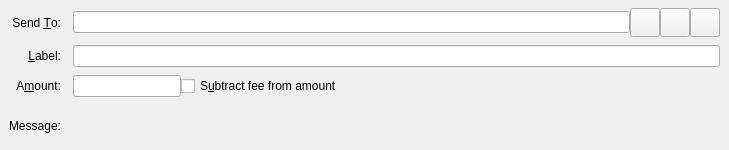
<?xml version="1.0" encoding="UTF-8"?>
<ui version="4.0">
 <class>SendCoinsEntry</class>
 <widget class="QStackedWidget" name="SendCoinsEntry">
  <property name="geometry">
   <rect>
    <x>0</x>
    <y>0</y>
    <width>729</width>
    <height>150</height>
   </rect>
  </property>
  <property name="focusPolicy">
   <enum>Qt::TabFocus</enum>
  </property>
  <property name="autoFillBackground">
   <bool>false</bool>
  </property>
  <widget class="QFrame" name="SendCoins">
   <property name="toolTip">
    <string>This is a normal payment.</string>
   </property>
   <property name="frameShape">
    <enum>QFrame::NoFrame</enum>
   </property>
   <layout class="QGridLayout" name="gridLayout">
    <property name="topMargin">
     <number>8</number>
    </property>
    <property name="bottomMargin">
     <number>4</number>
    </property>
    <property name="horizontalSpacing">
     <number>12</number>
    </property>
    <property name="verticalSpacing">
     <number>8</number>
    </property>
    <item row="2" column="1">
     <layout class="QHBoxLayout" name="horizontalLayoutAmount" stretch="0,1">
      <item>
       <widget class="PejecoinAmountField" name="payAmount"/>
      </item>
      <item>
       <widget class="QCheckBox" name="checkboxSubtractFeeFromAmount">
        <property name="toolTip">
         <string>The fee will be deducted from the amount being sent. The recipient will receive less pejes than you enter in the amount field. If multiple recipients are selected, the fee is split equally.</string>
        </property>
        <property name="text">
         <string>S&amp;ubtract fee from amount</string>
        </property>
       </widget>
      </item>
     </layout>
    </item>
    <item row="3" column="1">
     <widget class="QLabel" name="messageTextLabel">
      <property name="toolTip">
       <string>A message that was attached to the pejecoin: URI which will be stored with the transaction for your reference. Note: This message will not be sent over the Pejecoin network.</string>
      </property>
      <property name="textFormat">
       <enum>Qt::PlainText</enum>
      </property>
     </widget>
    </item>
    <item row="1" column="0">
     <widget class="QLabel" name="labellLabel">
      <property name="text">
       <string>&amp;Label:</string>
      </property>
      <property name="alignment">
       <set>Qt::AlignRight|Qt::AlignTrailing|Qt::AlignVCenter</set>
      </property>
      <property name="buddy">
       <cstring>addAsLabel</cstring>
      </property>
     </widget>
    </item>
    <item row="0" column="1">
     <layout class="QHBoxLayout" name="payToLayout">
      <property name="spacing">
       <number>0</number>
      </property>
      <item>
       <widget class="QValidatedLineEdit" name="payTo">
        <property name="toolTip">
         <string>The Pejecoin address to send the payment to</string>
        </property>
       </widget>
      </item>
      <item>
       <widget class="QToolButton" name="addressBookButton">
        <property name="toolTip">
         <string>Choose previously used address</string>
        </property>
        <property name="text">
         <string/>
        </property>
        <property name="icon">
         <iconset resource="../pejecoin.qrc">
          <normaloff>:/icons/address-book</normaloff>:/icons/address-book</iconset>
        </property>
        <property name="iconSize">
         <size>
          <width>22</width>
          <height>22</height>
         </size>
        </property>
        <property name="shortcut">
         <string>Alt+A</string>
        </property>
       </widget>
      </item>
      <item>
       <widget class="QToolButton" name="pasteButton">
        <property name="toolTip">
         <string>Paste address from clipboard</string>
        </property>
        <property name="text">
         <string/>
        </property>
        <property name="icon">
         <iconset resource="../pejecoin.qrc">
          <normaloff>:/icons/editpaste</normaloff>:/icons/editpaste</iconset>
        </property>
        <property name="iconSize">
         <size>
          <width>22</width>
          <height>22</height>
         </size>
        </property>
        <property name="shortcut">
         <string>Alt+P</string>
        </property>
       </widget>
      </item>
      <item>
       <widget class="QToolButton" name="deleteButton">
        <property name="toolTip">
         <string>Remove this entry</string>
        </property>
        <property name="text">
         <string/>
        </property>
        <property name="icon">
         <iconset resource="../pejecoin.qrc">
          <normaloff>:/icons/remove</normaloff>:/icons/remove</iconset>
        </property>
        <property name="iconSize">
         <size>
          <width>22</width>
          <height>22</height>
         </size>
        </property>
       </widget>
      </item>
     </layout>
    </item>
    <item row="2" column="0">
     <widget class="QLabel" name="amountLabel">
      <property name="text">
       <string>A&amp;mount:</string>
      </property>
      <property name="alignment">
       <set>Qt::AlignRight|Qt::AlignTrailing|Qt::AlignVCenter</set>
      </property>
      <property name="buddy">
       <cstring>payAmount</cstring>
      </property>
     </widget>
    </item>
    <item row="1" column="1">
     <widget class="QLineEdit" name="addAsLabel">
      <property name="toolTip">
       <string>Enter a label for this address to add it to the list of used addresses</string>
      </property>
     </widget>
    </item>
    <item row="3" column="0">
     <widget class="QLabel" name="messageLabel">
      <property name="text">
       <string>Message:</string>
      </property>
      <property name="alignment">
       <set>Qt::AlignRight|Qt::AlignTrailing|Qt::AlignVCenter</set>
      </property>
     </widget>
    </item>
    <item row="0" column="0">
     <widget class="QLabel" name="payToLabel">
      <property name="text">
       <string>Send &amp;To:</string>
      </property>
      <property name="alignment">
       <set>Qt::AlignRight|Qt::AlignTrailing|Qt::AlignVCenter</set>
      </property>
      <property name="buddy">
       <cstring>payTo</cstring>
      </property>
     </widget>
    </item>
   </layout>
  </widget>
  <widget class="QFrame" name="SendCoins_UnauthenticatedPaymentRequest">
   <property name="palette">
    <palette>
     <active>
      <colorrole role="WindowText">
       <brush brushstyle="SolidPattern">
        <color alpha="255">
         <red>0</red>
         <green>0</green>
         <blue>0</blue>
        </color>
       </brush>
      </colorrole>
      <colorrole role="Button">
       <brush brushstyle="SolidPattern">
        <color alpha="255">
         <red>255</red>
         <green>255</green>
         <blue>127</blue>
        </color>
       </brush>
      </colorrole>
      <colorrole role="Light">
       <brush brushstyle="SolidPattern">
        <color alpha="255">
         <red>255</red>
         <green>255</green>
         <blue>255</blue>
        </color>
       </brush>
      </colorrole>
      <colorrole role="Midlight">
       <brush brushstyle="SolidPattern">
        <color alpha="255">
         <red>255</red>
         <green>255</green>
         <blue>191</blue>
        </color>
       </brush>
      </colorrole>
      <colorrole role="Dark">
       <brush brushstyle="SolidPattern">
        <color alpha="255">
         <red>127</red>
         <green>127</green>
         <blue>63</blue>
        </color>
       </brush>
      </colorrole>
      <colorrole role="Mid">
       <brush brushstyle="SolidPattern">
        <color alpha="255">
         <red>170</red>
         <green>170</green>
         <blue>84</blue>
        </color>
       </brush>
      </colorrole>
      <colorrole role="Text">
       <brush brushstyle="SolidPattern">
        <color alpha="255">
         <red>0</red>
         <green>0</green>
         <blue>0</blue>
        </color>
       </brush>
      </colorrole>
      <colorrole role="BrightText">
       <brush brushstyle="SolidPattern">
        <color alpha="255">
         <red>255</red>
         <green>255</green>
         <blue>255</blue>
        </color>
       </brush>
      </colorrole>
      <colorrole role="ButtonText">
       <brush brushstyle="SolidPattern">
        <color alpha="255">
         <red>0</red>
         <green>0</green>
         <blue>0</blue>
        </color>
       </brush>
      </colorrole>
      <colorrole role="Base">
       <brush brushstyle="SolidPattern">
        <color alpha="255">
         <red>255</red>
         <green>255</green>
         <blue>255</blue>
        </color>
       </brush>
      </colorrole>
      <colorrole role="Window">
       <brush brushstyle="SolidPattern">
        <color alpha="255">
         <red>255</red>
         <green>255</green>
         <blue>127</blue>
        </color>
       </brush>
      </colorrole>
      <colorrole role="Shadow">
       <brush brushstyle="SolidPattern">
        <color alpha="255">
         <red>0</red>
         <green>0</green>
         <blue>0</blue>
        </color>
       </brush>
      </colorrole>
      <colorrole role="AlternateBase">
       <brush brushstyle="SolidPattern">
        <color alpha="255">
         <red>255</red>
         <green>255</green>
         <blue>191</blue>
        </color>
       </brush>
      </colorrole>
      <colorrole role="ToolTipBase">
       <brush brushstyle="SolidPattern">
        <color alpha="255">
         <red>255</red>
         <green>255</green>
         <blue>220</blue>
        </color>
       </brush>
      </colorrole>
      <colorrole role="ToolTipText">
       <brush brushstyle="SolidPattern">
        <color alpha="255">
         <red>0</red>
         <green>0</green>
         <blue>0</blue>
        </color>
       </brush>
      </colorrole>
     </active>
     <inactive>
      <colorrole role="WindowText">
       <brush brushstyle="SolidPattern">
        <color alpha="255">
         <red>0</red>
         <green>0</green>
         <blue>0</blue>
        </color>
       </brush>
      </colorrole>
      <colorrole role="Button">
       <brush brushstyle="SolidPattern">
        <color alpha="255">
         <red>255</red>
         <green>255</green>
         <blue>127</blue>
        </color>
       </brush>
      </colorrole>
      <colorrole role="Light">
       <brush brushstyle="SolidPattern">
        <color alpha="255">
         <red>255</red>
         <green>255</green>
         <blue>255</blue>
        </color>
       </brush>
      </colorrole>
      <colorrole role="Midlight">
       <brush brushstyle="SolidPattern">
        <color alpha="255">
         <red>255</red>
         <green>255</green>
         <blue>191</blue>
        </color>
       </brush>
      </colorrole>
      <colorrole role="Dark">
       <brush brushstyle="SolidPattern">
        <color alpha="255">
         <red>127</red>
         <green>127</green>
         <blue>63</blue>
        </color>
       </brush>
      </colorrole>
      <colorrole role="Mid">
       <brush brushstyle="SolidPattern">
        <color alpha="255">
         <red>170</red>
         <green>170</green>
         <blue>84</blue>
        </color>
       </brush>
      </colorrole>
      <colorrole role="Text">
       <brush brushstyle="SolidPattern">
        <color alpha="255">
         <red>0</red>
         <green>0</green>
         <blue>0</blue>
        </color>
       </brush>
      </colorrole>
      <colorrole role="BrightText">
       <brush brushstyle="SolidPattern">
        <color alpha="255">
         <red>255</red>
         <green>255</green>
         <blue>255</blue>
        </color>
       </brush>
      </colorrole>
      <colorrole role="ButtonText">
       <brush brushstyle="SolidPattern">
        <color alpha="255">
         <red>0</red>
         <green>0</green>
         <blue>0</blue>
        </color>
       </brush>
      </colorrole>
      <colorrole role="Base">
       <brush brushstyle="SolidPattern">
        <color alpha="255">
         <red>255</red>
         <green>255</green>
         <blue>255</blue>
        </color>
       </brush>
      </colorrole>
      <colorrole role="Window">
       <brush brushstyle="SolidPattern">
        <color alpha="255">
         <red>255</red>
         <green>255</green>
         <blue>127</blue>
        </color>
       </brush>
      </colorrole>
      <colorrole role="Shadow">
       <brush brushstyle="SolidPattern">
        <color alpha="255">
         <red>0</red>
         <green>0</green>
         <blue>0</blue>
        </color>
       </brush>
      </colorrole>
      <colorrole role="AlternateBase">
       <brush brushstyle="SolidPattern">
        <color alpha="255">
         <red>255</red>
         <green>255</green>
         <blue>191</blue>
        </color>
       </brush>
      </colorrole>
      <colorrole role="ToolTipBase">
       <brush brushstyle="SolidPattern">
        <color alpha="255">
         <red>255</red>
         <green>255</green>
         <blue>220</blue>
        </color>
       </brush>
      </colorrole>
      <colorrole role="ToolTipText">
       <brush brushstyle="SolidPattern">
        <color alpha="255">
         <red>0</red>
         <green>0</green>
         <blue>0</blue>
        </color>
       </brush>
      </colorrole>
     </inactive>
     <disabled>
      <colorrole role="WindowText">
       <brush brushstyle="SolidPattern">
        <color alpha="255">
         <red>127</red>
         <green>127</green>
         <blue>63</blue>
        </color>
       </brush>
      </colorrole>
      <colorrole role="Button">
       <brush brushstyle="SolidPattern">
        <color alpha="255">
         <red>255</red>
         <green>255</green>
         <blue>127</blue>
        </color>
       </brush>
      </colorrole>
      <colorrole role="Light">
       <brush brushstyle="SolidPattern">
        <color alpha="255">
         <red>255</red>
         <green>255</green>
         <blue>255</blue>
        </color>
       </brush>
      </colorrole>
      <colorrole role="Midlight">
       <brush brushstyle="SolidPattern">
        <color alpha="255">
         <red>255</red>
         <green>255</green>
         <blue>191</blue>
        </color>
       </brush>
      </colorrole>
      <colorrole role="Dark">
       <brush brushstyle="SolidPattern">
        <color alpha="255">
         <red>127</red>
         <green>127</green>
         <blue>63</blue>
        </color>
       </brush>
      </colorrole>
      <colorrole role="Mid">
       <brush brushstyle="SolidPattern">
        <color alpha="255">
         <red>170</red>
         <green>170</green>
         <blue>84</blue>
        </color>
       </brush>
      </colorrole>
      <colorrole role="Text">
       <brush brushstyle="SolidPattern">
        <color alpha="255">
         <red>127</red>
         <green>127</green>
         <blue>63</blue>
        </color>
       </brush>
      </colorrole>
      <colorrole role="BrightText">
       <brush brushstyle="SolidPattern">
        <color alpha="255">
         <red>255</red>
         <green>255</green>
         <blue>255</blue>
        </color>
       </brush>
      </colorrole>
      <colorrole role="ButtonText">
       <brush brushstyle="SolidPattern">
        <color alpha="255">
         <red>127</red>
         <green>127</green>
         <blue>63</blue>
        </color>
       </brush>
      </colorrole>
      <colorrole role="Base">
       <brush brushstyle="SolidPattern">
        <color alpha="255">
         <red>255</red>
         <green>255</green>
         <blue>127</blue>
        </color>
       </brush>
      </colorrole>
      <colorrole role="Window">
       <brush brushstyle="SolidPattern">
        <color alpha="255">
         <red>255</red>
         <green>255</green>
         <blue>127</blue>
        </color>
       </brush>
      </colorrole>
      <colorrole role="Shadow">
       <brush brushstyle="SolidPattern">
        <color alpha="255">
         <red>0</red>
         <green>0</green>
         <blue>0</blue>
        </color>
       </brush>
      </colorrole>
      <colorrole role="AlternateBase">
       <brush brushstyle="SolidPattern">
        <color alpha="255">
         <red>255</red>
         <green>255</green>
         <blue>127</blue>
        </color>
       </brush>
      </colorrole>
      <colorrole role="ToolTipBase">
       <brush brushstyle="SolidPattern">
        <color alpha="255">
         <red>255</red>
         <green>255</green>
         <blue>220</blue>
        </color>
       </brush>
      </colorrole>
      <colorrole role="ToolTipText">
       <brush brushstyle="SolidPattern">
        <color alpha="255">
         <red>0</red>
         <green>0</green>
         <blue>0</blue>
        </color>
       </brush>
      </colorrole>
     </disabled>
    </palette>
   </property>
   <property name="toolTip">
    <string>This is an unauthenticated payment request.</string>
   </property>
   <property name="autoFillBackground">
    <bool>true</bool>
   </property>
   <property name="frameShape">
    <enum>QFrame::NoFrame</enum>
   </property>
   <layout class="QGridLayout" name="gridLayout_is">
    <property name="spacing">
     <number>12</number>
    </property>
    <item row="0" column="0">
     <widget class="QLabel" name="payToLabel_is">
      <property name="text">
       <string>Send to:</string>
      </property>
      <property name="alignment">
       <set>Qt::AlignRight|Qt::AlignTrailing|Qt::AlignVCenter</set>
      </property>
     </widget>
    </item>
    <item row="0" column="1">
     <layout class="QHBoxLayout" name="payToLayout_is">
      <property name="spacing">
       <number>0</number>
      </property>
      <item>
       <widget class="QLabel" name="payTo_is"/>
      </item>
      <item>
       <widget class="QToolButton" name="deleteButton_is">
        <property name="toolTip">
         <string>Remove this entry</string>
        </property>
        <property name="text">
         <string/>
        </property>
        <property name="icon">
         <iconset resource="../pejecoin.qrc">
          <normaloff>:/icons/remove</normaloff>:/icons/remove</iconset>
        </property>
       </widget>
      </item>
     </layout>
    </item>
    <item row="1" column="0">
     <widget class="QLabel" name="memoLabel_is">
      <property name="text">
       <string>Memo:</string>
      </property>
      <property name="alignment">
       <set>Qt::AlignRight|Qt::AlignTrailing|Qt::AlignVCenter</set>
      </property>
     </widget>
    </item>
    <item row="1" column="1">
     <widget class="QLabel" name="memoTextLabel_is">
      <property name="textFormat">
       <enum>Qt::PlainText</enum>
      </property>
     </widget>
    </item>
    <item row="2" column="0">
     <widget class="QLabel" name="amountLabel_is">
      <property name="text">
       <string>A&amp;mount:</string>
      </property>
      <property name="alignment">
       <set>Qt::AlignRight|Qt::AlignTrailing|Qt::AlignVCenter</set>
      </property>
      <property name="buddy">
       <cstring>payAmount_is</cstring>
      </property>
     </widget>
    </item>
    <item row="2" column="1">
     <widget class="PejecoinAmountField" name="payAmount_is">
      <property name="acceptDrops">
       <bool>false</bool>
      </property>
     </widget>
    </item>
   </layout>
  </widget>
  <widget class="QFrame" name="SendCoins_AuthenticatedPaymentRequest">
   <property name="palette">
    <palette>
     <active>
      <colorrole role="WindowText">
       <brush brushstyle="SolidPattern">
        <color alpha="255">
         <red>0</red>
         <green>0</green>
         <blue>0</blue>
        </color>
       </brush>
      </colorrole>
      <colorrole role="Button">
       <brush brushstyle="SolidPattern">
        <color alpha="255">
         <red>140</red>
         <green>232</green>
         <blue>119</blue>
        </color>
       </brush>
      </colorrole>
      <colorrole role="Light">
       <brush brushstyle="SolidPattern">
        <color alpha="255">
         <red>230</red>
         <green>255</green>
         <blue>224</blue>
        </color>
       </brush>
      </colorrole>
      <colorrole role="Midlight">
       <brush brushstyle="SolidPattern">
        <color alpha="255">
         <red>185</red>
         <green>243</green>
         <blue>171</blue>
        </color>
       </brush>
      </colorrole>
      <colorrole role="Dark">
       <brush brushstyle="SolidPattern">
        <color alpha="255">
         <red>70</red>
         <green>116</green>
         <blue>59</blue>
        </color>
       </brush>
      </colorrole>
      <colorrole role="Mid">
       <brush brushstyle="SolidPattern">
        <color alpha="255">
         <red>93</red>
         <green>155</green>
         <blue>79</blue>
        </color>
       </brush>
      </colorrole>
      <colorrole role="Text">
       <brush brushstyle="SolidPattern">
        <color alpha="255">
         <red>0</red>
         <green>0</green>
         <blue>0</blue>
        </color>
       </brush>
      </colorrole>
      <colorrole role="BrightText">
       <brush brushstyle="SolidPattern">
        <color alpha="255">
         <red>155</red>
         <green>255</green>
         <blue>147</blue>
        </color>
       </brush>
      </colorrole>
      <colorrole role="ButtonText">
       <brush brushstyle="SolidPattern">
        <color alpha="255">
         <red>0</red>
         <green>0</green>
         <blue>0</blue>
        </color>
       </brush>
      </colorrole>
      <colorrole role="Base">
       <brush brushstyle="SolidPattern">
        <color alpha="255">
         <red>119</red>
         <green>255</green>
         <blue>233</blue>
        </color>
       </brush>
      </colorrole>
      <colorrole role="Window">
       <brush brushstyle="SolidPattern">
        <color alpha="255">
         <red>140</red>
         <green>232</green>
         <blue>119</blue>
        </color>
       </brush>
      </colorrole>
      <colorrole role="Shadow">
       <brush brushstyle="SolidPattern">
        <color alpha="255">
         <red>0</red>
         <green>0</green>
         <blue>0</blue>
        </color>
       </brush>
      </colorrole>
      <colorrole role="AlternateBase">
       <brush brushstyle="SolidPattern">
        <color alpha="255">
         <red>197</red>
         <green>243</green>
         <blue>187</blue>
        </color>
       </brush>
      </colorrole>
      <colorrole role="NoRole">
       <brush brushstyle="SolidPattern">
        <color alpha="255">
         <red>125</red>
         <green>194</green>
         <blue>122</blue>
        </color>
       </brush>
      </colorrole>
      <colorrole role="ToolTipBase">
       <brush brushstyle="SolidPattern">
        <color alpha="255">
         <red>255</red>
         <green>255</green>
         <blue>220</blue>
        </color>
       </brush>
      </colorrole>
      <colorrole role="ToolTipText">
       <brush brushstyle="SolidPattern">
        <color alpha="255">
         <red>0</red>
         <green>0</green>
         <blue>0</blue>
        </color>
       </brush>
      </colorrole>
     </active>
     <inactive>
      <colorrole role="WindowText">
       <brush brushstyle="SolidPattern">
        <color alpha="255">
         <red>0</red>
         <green>0</green>
         <blue>0</blue>
        </color>
       </brush>
      </colorrole>
      <colorrole role="Button">
       <brush brushstyle="SolidPattern">
        <color alpha="255">
         <red>140</red>
         <green>232</green>
         <blue>119</blue>
        </color>
       </brush>
      </colorrole>
      <colorrole role="Light">
       <brush brushstyle="SolidPattern">
        <color alpha="255">
         <red>230</red>
         <green>255</green>
         <blue>224</blue>
        </color>
       </brush>
      </colorrole>
      <colorrole role="Midlight">
       <brush brushstyle="SolidPattern">
        <color alpha="255">
         <red>185</red>
         <green>243</green>
         <blue>171</blue>
        </color>
       </brush>
      </colorrole>
      <colorrole role="Dark">
       <brush brushstyle="SolidPattern">
        <color alpha="255">
         <red>70</red>
         <green>116</green>
         <blue>59</blue>
        </color>
       </brush>
      </colorrole>
      <colorrole role="Mid">
       <brush brushstyle="SolidPattern">
        <color alpha="255">
         <red>93</red>
         <green>155</green>
         <blue>79</blue>
        </color>
       </brush>
      </colorrole>
      <colorrole role="Text">
       <brush brushstyle="SolidPattern">
        <color alpha="255">
         <red>0</red>
         <green>0</green>
         <blue>0</blue>
        </color>
       </brush>
      </colorrole>
      <colorrole role="BrightText">
       <brush brushstyle="SolidPattern">
        <color alpha="255">
         <red>155</red>
         <green>255</green>
         <blue>147</blue>
        </color>
       </brush>
      </colorrole>
      <colorrole role="ButtonText">
       <brush brushstyle="SolidPattern">
        <color alpha="255">
         <red>0</red>
         <green>0</green>
         <blue>0</blue>
        </color>
       </brush>
      </colorrole>
      <colorrole role="Base">
       <brush brushstyle="SolidPattern">
        <color alpha="255">
         <red>119</red>
         <green>255</green>
         <blue>233</blue>
        </color>
       </brush>
      </colorrole>
      <colorrole role="Window">
       <brush brushstyle="SolidPattern">
        <color alpha="255">
         <red>140</red>
         <green>232</green>
         <blue>119</blue>
        </color>
       </brush>
      </colorrole>
      <colorrole role="Shadow">
       <brush brushstyle="SolidPattern">
        <color alpha="255">
         <red>0</red>
         <green>0</green>
         <blue>0</blue>
        </color>
       </brush>
      </colorrole>
      <colorrole role="AlternateBase">
       <brush brushstyle="SolidPattern">
        <color alpha="255">
         <red>197</red>
         <green>243</green>
         <blue>187</blue>
        </color>
       </brush>
      </colorrole>
      <colorrole role="NoRole">
       <brush brushstyle="SolidPattern">
        <color alpha="255">
         <red>125</red>
         <green>194</green>
         <blue>122</blue>
        </color>
       </brush>
      </colorrole>
      <colorrole role="ToolTipBase">
       <brush brushstyle="SolidPattern">
        <color alpha="255">
         <red>255</red>
         <green>255</green>
         <blue>220</blue>
        </color>
       </brush>
      </colorrole>
      <colorrole role="ToolTipText">
       <brush brushstyle="SolidPattern">
        <color alpha="255">
         <red>0</red>
         <green>0</green>
         <blue>0</blue>
        </color>
       </brush>
      </colorrole>
     </inactive>
     <disabled>
      <colorrole role="WindowText">
       <brush brushstyle="SolidPattern">
        <color alpha="255">
         <red>70</red>
         <green>116</green>
         <blue>59</blue>
        </color>
       </brush>
      </colorrole>
      <colorrole role="Button">
       <brush brushstyle="SolidPattern">
        <color alpha="255">
         <red>140</red>
         <green>232</green>
         <blue>119</blue>
        </color>
       </brush>
      </colorrole>
      <colorrole role="Light">
       <brush brushstyle="SolidPattern">
        <color alpha="255">
         <red>230</red>
         <green>255</green>
         <blue>224</blue>
        </color>
       </brush>
      </colorrole>
      <colorrole role="Midlight">
       <brush brushstyle="SolidPattern">
        <color alpha="255">
         <red>185</red>
         <green>243</green>
         <blue>171</blue>
        </color>
       </brush>
      </colorrole>
      <colorrole role="Dark">
       <brush brushstyle="SolidPattern">
        <color alpha="255">
         <red>70</red>
         <green>116</green>
         <blue>59</blue>
        </color>
       </brush>
      </colorrole>
      <colorrole role="Mid">
       <brush brushstyle="SolidPattern">
        <color alpha="255">
         <red>93</red>
         <green>155</green>
         <blue>79</blue>
        </color>
       </brush>
      </colorrole>
      <colorrole role="Text">
       <brush brushstyle="SolidPattern">
        <color alpha="255">
         <red>70</red>
         <green>116</green>
         <blue>59</blue>
        </color>
       </brush>
      </colorrole>
      <colorrole role="BrightText">
       <brush brushstyle="SolidPattern">
        <color alpha="255">
         <red>155</red>
         <green>255</green>
         <blue>147</blue>
        </color>
       </brush>
      </colorrole>
      <colorrole role="ButtonText">
       <brush brushstyle="SolidPattern">
        <color alpha="255">
         <red>70</red>
         <green>116</green>
         <blue>59</blue>
        </color>
       </brush>
      </colorrole>
      <colorrole role="Base">
       <brush brushstyle="SolidPattern">
        <color alpha="255">
         <red>140</red>
         <green>232</green>
         <blue>119</blue>
        </color>
       </brush>
      </colorrole>
      <colorrole role="Window">
       <brush brushstyle="SolidPattern">
        <color alpha="255">
         <red>140</red>
         <green>232</green>
         <blue>119</blue>
        </color>
       </brush>
      </colorrole>
      <colorrole role="Shadow">
       <brush brushstyle="SolidPattern">
        <color alpha="255">
         <red>0</red>
         <green>0</green>
         <blue>0</blue>
        </color>
       </brush>
      </colorrole>
      <colorrole role="AlternateBase">
       <brush brushstyle="SolidPattern">
        <color alpha="255">
         <red>140</red>
         <green>232</green>
         <blue>119</blue>
        </color>
       </brush>
      </colorrole>
      <colorrole role="NoRole">
       <brush brushstyle="SolidPattern">
        <color alpha="255">
         <red>125</red>
         <green>194</green>
         <blue>122</blue>
        </color>
       </brush>
      </colorrole>
      <colorrole role="ToolTipBase">
       <brush brushstyle="SolidPattern">
        <color alpha="255">
         <red>255</red>
         <green>255</green>
         <blue>220</blue>
        </color>
       </brush>
      </colorrole>
      <colorrole role="ToolTipText">
       <brush brushstyle="SolidPattern">
        <color alpha="255">
         <red>0</red>
         <green>0</green>
         <blue>0</blue>
        </color>
       </brush>
      </colorrole>
     </disabled>
    </palette>
   </property>
   <property name="toolTip">
    <string>This is an authenticated payment request.</string>
   </property>
   <property name="autoFillBackground">
    <bool>true</bool>
   </property>
   <property name="frameShape">
    <enum>QFrame::NoFrame</enum>
   </property>
   <layout class="QGridLayout" name="gridLayout_s">
    <property name="spacing">
     <number>12</number>
    </property>
    <item row="0" column="0">
     <widget class="QLabel" name="payToLabel_s">
      <property name="text">
       <string>Send to:</string>
      </property>
      <property name="alignment">
       <set>Qt::AlignRight|Qt::AlignTrailing|Qt::AlignVCenter</set>
      </property>
     </widget>
    </item>
    <item row="0" column="1">
     <layout class="QHBoxLayout" name="payToLayout_s">
      <property name="spacing">
       <number>0</number>
      </property>
      <item>
       <widget class="QLabel" name="payTo_s">
        <property name="textFormat">
         <enum>Qt::PlainText</enum>
        </property>
       </widget>
      </item>
      <item>
       <widget class="QToolButton" name="deleteButton_s">
        <property name="toolTip">
         <string>Remove this entry</string>
        </property>
        <property name="text">
         <string/>
        </property>
        <property name="icon">
         <iconset resource="../pejecoin.qrc">
          <normaloff>:/icons/remove</normaloff>:/icons/remove</iconset>
        </property>
       </widget>
      </item>
     </layout>
    </item>
    <item row="1" column="0">
     <widget class="QLabel" name="memoLabel_s">
      <property name="text">
       <string>Memo:</string>
      </property>
      <property name="alignment">
       <set>Qt::AlignRight|Qt::AlignTrailing|Qt::AlignVCenter</set>
      </property>
     </widget>
    </item>
    <item row="1" column="1">
     <widget class="QLabel" name="memoTextLabel_s">
      <property name="textFormat">
       <enum>Qt::PlainText</enum>
      </property>
     </widget>
    </item>
    <item row="2" column="0">
     <widget class="QLabel" name="amountLabel_s">
      <property name="text">
       <string>A&amp;mount:</string>
      </property>
      <property name="alignment">
       <set>Qt::AlignRight|Qt::AlignTrailing|Qt::AlignVCenter</set>
      </property>
      <property name="buddy">
       <cstring>payAmount_s</cstring>
      </property>
     </widget>
    </item>
    <item row="2" column="1">
     <widget class="PejecoinAmountField" name="payAmount_s">
      <property name="acceptDrops">
       <bool>false</bool>
      </property>
     </widget>
    </item>
   </layout>
  </widget>
 </widget>
 <customwidgets>
  <customwidget>
   <class>QValidatedLineEdit</class>
   <extends>QLineEdit</extends>
   <header>qvalidatedlineedit.h</header>
  </customwidget>
  <customwidget>
   <class>PejecoinAmountField</class>
   <extends>QLineEdit</extends>
   <header>pejecoinamountfield.h</header>
   <container>1</container>
  </customwidget>
 </customwidgets>
 <tabstops>
  <tabstop>payTo</tabstop>
  <tabstop>addressBookButton</tabstop>
  <tabstop>pasteButton</tabstop>
  <tabstop>deleteButton</tabstop>
  <tabstop>addAsLabel</tabstop>
  <tabstop>payAmount</tabstop>
  <tabstop>payAmount_is</tabstop>
  <tabstop>deleteButton_is</tabstop>
  <tabstop>payAmount_s</tabstop>
  <tabstop>deleteButton_s</tabstop>
 </tabstops>
 <resources>
  <include location="../pejecoin.qrc"/>
 </resources>
 <connections/>
</ui>
